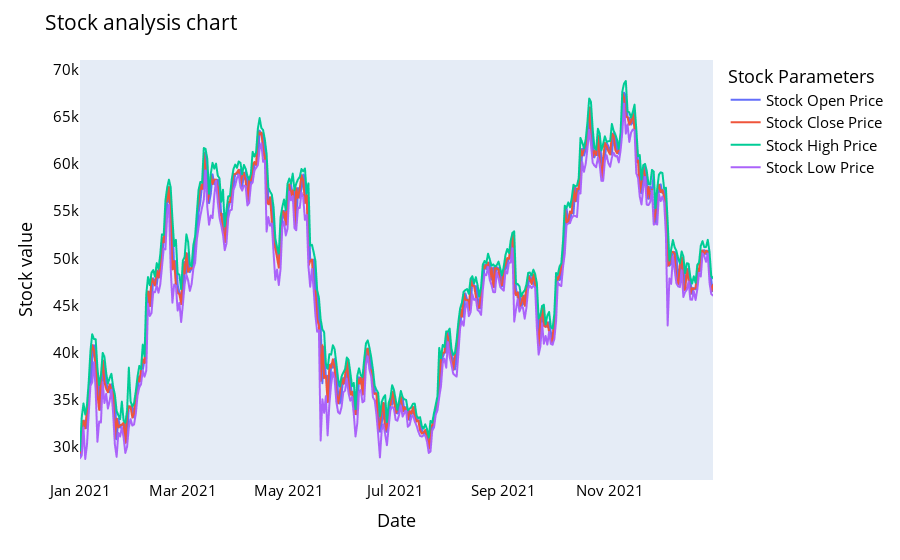

The notebook cell this image was saved under:
### Code cell
names = cycle(['Stock Open Price','Stock Close Price','Stock High Price','Stock Low Price'])

fig = px.line(y_2021, x=y_2021.Date, y=[y_2021['Open'], y_2021['Close'],
                                          y_2021['High'], y_2021['Low']],
             labels={'Date': 'Date','value':'Stock value'})
fig.update_layout(title_text='Stock analysis chart', font_size=15, font_color='black',legend_title_text='Stock Parameters')
fig.for_each_trace(lambda t:  t.update(name = next(names)))
fig.update_xaxes(showgrid=False)
fig.update_yaxes(showgrid=False)

fig.show()

### Figure 1 — Plotly figure (JSON) as saved in the notebook; plotly's stock layout.template omitted (floating-point values rounded to 4 significant figures; data arrays with more than 128 entries replaced by an {"elided": "..."} marker saying what was removed)
{"data": [{"hovertemplate": "variable=Open<br>Date=%{x}<br>Stock value=%{y}<extra></extra>", "legendgroup": "Open", "line": {"color": "#636efa", "dash": "solid"}, "marker": {"symbol": "circle"}, "mode": "lines", "name": "Stock Open Price", "showlegend": true, "type": "scattergl", "x": {"elided": "364 str values"}, "xaxis": "x", "y": {"elided": "364 float values"}, "yaxis": "y"}, {"hovertemplate": "variable=Close<br>Date=%{x}<br>Stock value=%{y}<extra></extra>", "legendgroup": "Close", "line": {"color": "#EF553B", "dash": "solid"}, "marker": {"symbol": "circle"}, "mode": "lines", "name": "Stock Close Price", "showlegend": true, "type": "scattergl", "x": {"elided": "364 str values"}, "xaxis": "x", "y": {"elided": "364 float values"}, "yaxis": "y"}, {"hovertemplate": "variable=High<br>Date=%{x}<br>Stock value=%{y}<extra></extra>", "legendgroup": "High", "line": {"color": "#00cc96", "dash": "solid"}, "marker": {"symbol": "circle"}, "mode": "lines", "name": "Stock High Price", "showlegend": true, "type": "scattergl", "x": {"elided": "364 str values"}, "xaxis": "x", "y": {"elided": "364 float values"}, "yaxis": "y"}, {"hovertemplate": "variable=Low<br>Date=%{x}<br>Stock value=%{y}<extra></extra>", "legendgroup": "Low", "line": {"color": "#ab63fa", "dash": "solid"}, "marker": {"symbol": "circle"}, "mode": "lines", "name": "Stock Low Price", "showlegend": true, "type": "scattergl", "x": {"elided": "364 str values"}, "xaxis": "x", "y": {"elided": "364 float values"}, "yaxis": "y"}], "layout": {"font": {"color": "black", "size": 15}, "legend": {"title": {"text": "Stock Parameters"}, "tracegroupgap": 0}, "margin": {"t": 60}, "title": {"text": "Stock analysis chart"}, "xaxis": {"anchor": "y", "domain": [0, 1], "showgrid": false, "title": {"text": "Date"}}, "yaxis": {"anchor": "x", "domain": [0, 1], "showgrid": false, "title": {"text": "Stock value"}}}}
